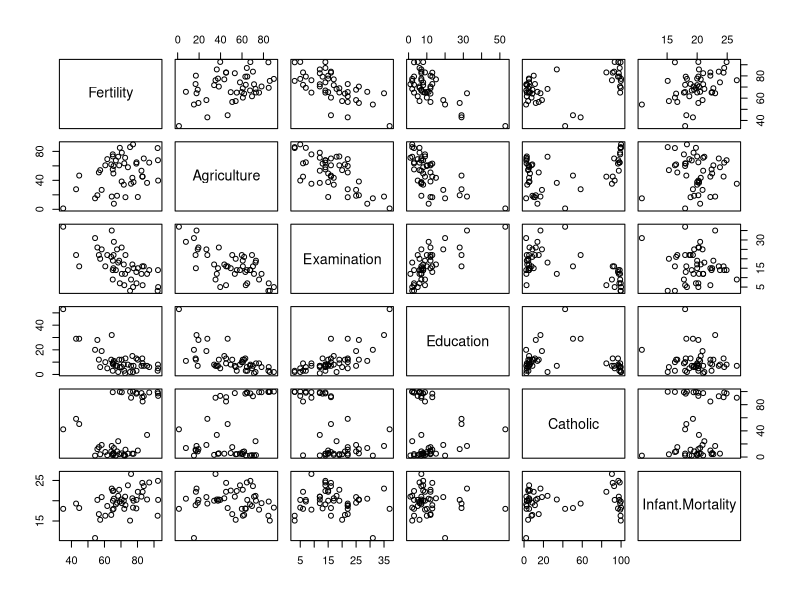
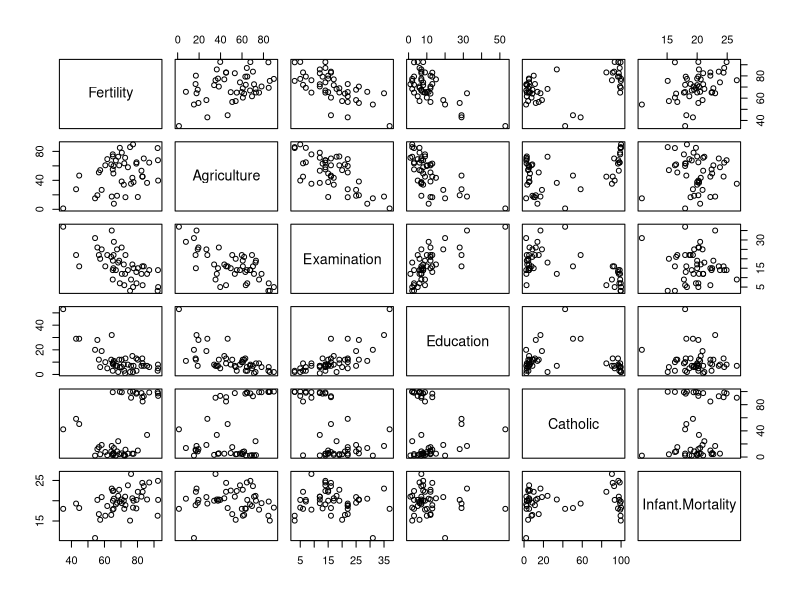
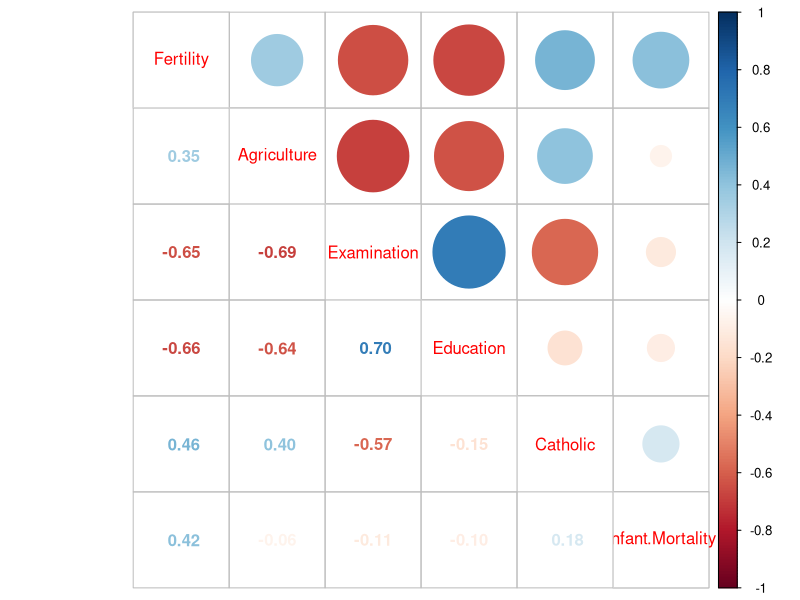

Write R code to recreate these figures, in order.
# Erste Beispiele
plot(swiss)
neues_objekt <- plot(swiss)

# Ohne Package corrplot
cor(swiss)

# Package corrplot installieren und aktivieren
install.packages(corrplot)
library("corrplot")

# Mit Package corrplot
noch_ein_neues_objekt <- cor(swiss)
corrplot.mixed(noch_ein_neues_objekt)

# Hilfe zum Package corrplot
help(corrplot)